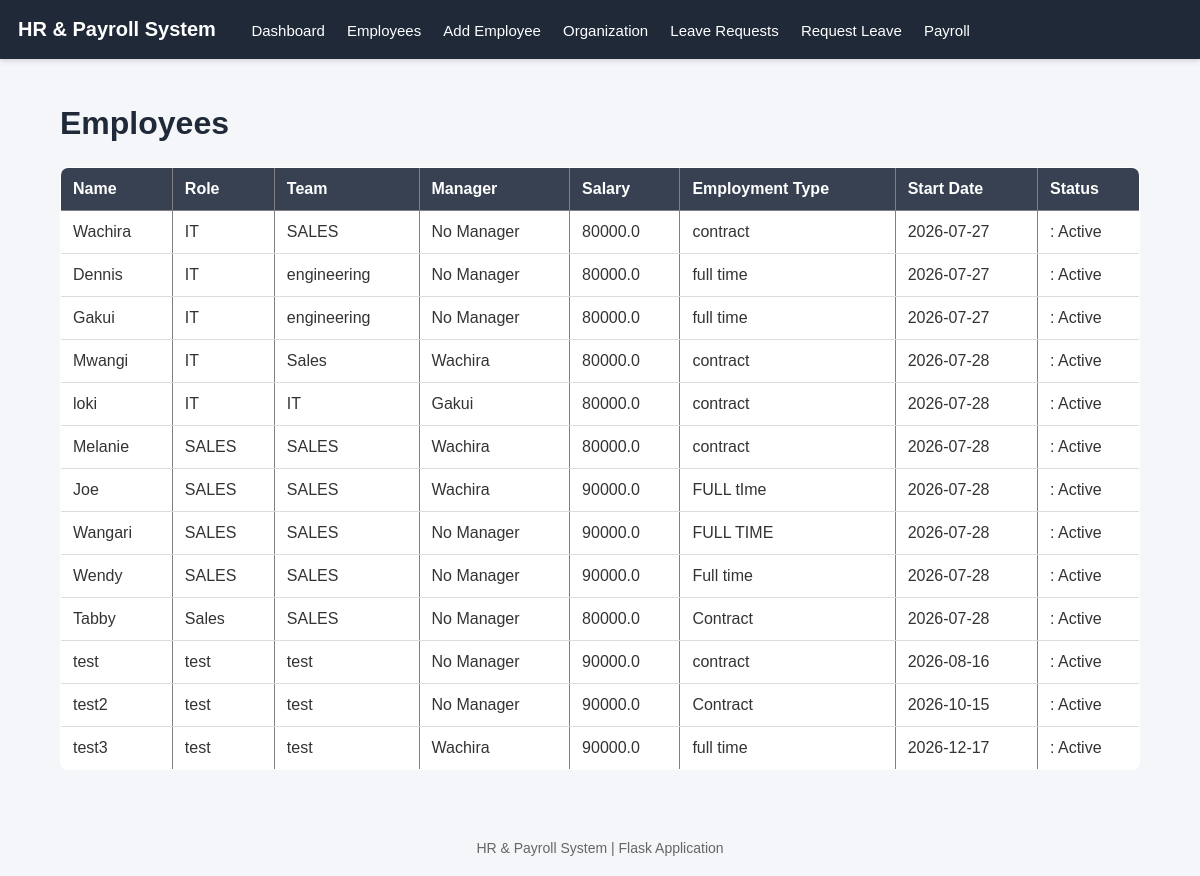
The page /employees on the database its author committed.
### models/employees.py (models this page shows)
class Employee(db.Model):
    __tablename__ = "employees"
    id = db.Column(db.Integer, primary_key=True)
    name = db.Column(db.String(100), nullable=False)
    role = db.Column(db.String(100), nullable=False)
    team = db.Column(db.String(100), nullable=False)
    salary = db.Column(db.Float, nullable=False)
    employment_type = db.Column(db.String(50), nullable=False)
    leave_balance = db.Column(
    db.Integer,
    nullable=False,
    default=21
)
    start_date = db.Column(db.Date, nullable=False)
    manager_id = db.Column(
    db.Integer,
    db.ForeignKey("employees.id"),
    nullable=True
)
    manager = relationship(
        "Employee",
        remote_side=[id],
        backref="subordinates"
    )
    is_active = db.Column(db.Boolean, default=True)

### routes/employee_routes.py (the view)
@employee_bp.route("/employees")
def list_employees():
    employees = Employee.query.all()
    return render_template("employees.html", employees=employees)

### templates/employees.html
{% extends "base.html" %}
{% block content %}
<h1>Employees</h1>
{% if employees %}
<table border="1">
    <tr>
        <th>Name</th>
        <th>Role</th>
        <th>Team</th>
        <th>Manager</th>
        <th>Salary</th>
        <th>Employment Type</th>
        <th>Start Date</th>
        <th>Status</th>
    </tr>
    {% for employee in employees %}
    <tr>
        <td>{{ employee.name }}</td>
        <td>{{ employee.role }}</td>
        <td>{{ employee.team }}</td>
        <td>
            {% if employee.manager %}
                {{ employee.manager.name }}
            {% else %}
                No Manager
            {% endif %}
        </td>
        <td>{{ employee.salary }}</td>
        <td>{{ employee.employment_type }}</td>
        <td>{{ employee.start_date }}</td>
        <td>
            {%if employee.is_active%}:
                Active
            {%else%}
                Inactive
            {%endif%}
        </td>
    </tr>
    {% endfor %}
</table>
{% else %}
<p>No employees found.</p>
{% endif %}
{% endblock %}

### templates/base.html (style rules this page uses)
body { font-family: Arial, Helvetica, sans-serif; margin: 0; background-color: #f4f6f9; color: #333; }
h1 { color: #1f2937; margin-bottom: 25px; }
table { width: 100%; border-collapse: collapse; background: white; border-radius: 8px; overflow: hidden; margin-bottom: 25px; }
th { background-color: #374151; color: white; padding: 12px; text-align: left; }
td { padding: 12px; border-bottom: 1px solid #ddd; }

### rows shown on the page
Employee: name "Wachira", role "IT", team "SALES", shows "No Manager", salary "80000.0", employment_type "contract", start_date "2026-07-27", is_active ": Active"
Employee: name "Dennis", role "IT", team "engineering", shows "No Manager", salary "80000.0", employment_type "full time", start_date "2026-07-27", is_active ": Active"
Employee: name "Gakui", role "IT", team "engineering", shows "No Manager", salary "80000.0", employment_type "full time", start_date "2026-07-27", is_active ": Active"
Employee: name "Mwangi", role "IT", team "Sales", manager.name "Wachira", salary "80000.0", employment_type "contract", start_date "2026-07-28", is_active ": Active"
Employee: name "loki", role "IT", team "IT", manager.name "Gakui", salary "80000.0", employment_type "contract", start_date "2026-07-28", is_active ": Active"
Employee: name "Melanie", role "SALES", team "SALES", manager.name "Wachira", salary "80000.0", employment_type "contract", start_date "2026-07-28", is_active ": Active"
Employee: name "Joe", role "SALES", team "SALES", manager.name "Wachira", salary "90000.0", employment_type "FULL tIme", start_date "2026-07-28", is_active ": Active"
Employee: name "Wangari", role "SALES", team "SALES", shows "No Manager", salary "90000.0", employment_type "FULL TIME", start_date "2026-07-28", is_active ": Active"
Employee: name "Wendy", role "SALES", team "SALES", shows "No Manager", salary "90000.0", employment_type "Full time", start_date "2026-07-28", is_active ": Active"
Employee: name "Tabby", role "Sales", team "SALES", shows "No Manager", salary "80000.0", employment_type "Contract", start_date "2026-07-28", is_active ": Active"
Employee: name "test", role "test", team "test", shows "No Manager", salary "90000.0", employment_type "contract", start_date "2026-08-16", is_active ": Active"
Employee: name "test2", role "test", team "test", shows "No Manager", salary "90000.0", employment_type "Contract", start_date "2026-10-15", is_active ": Active"
Employee: name "test3", role "test", team "test", manager.name "Wachira", salary "90000.0", employment_type "full time", start_date "2026-12-17", is_active ": Active"
